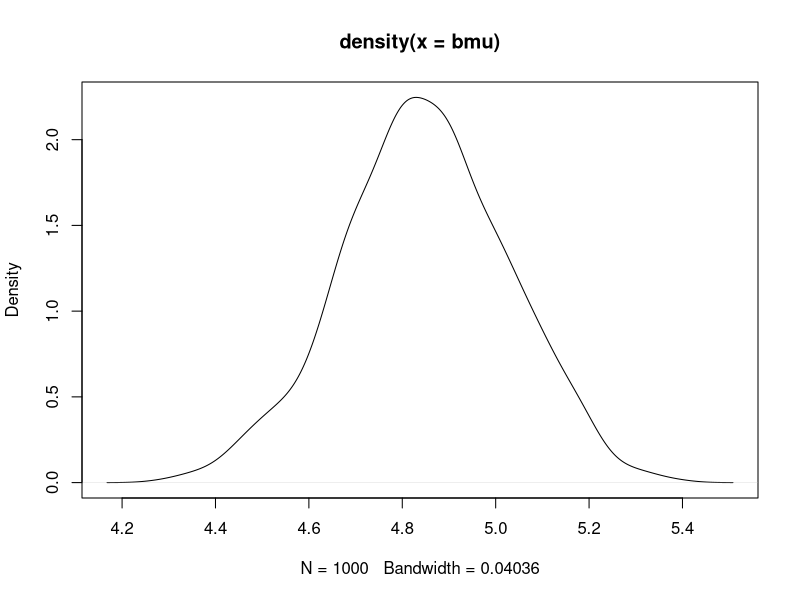
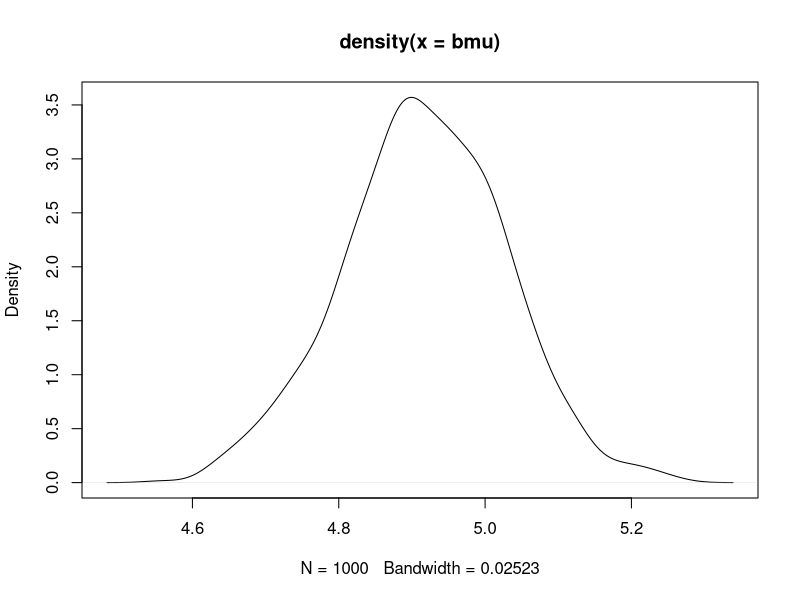
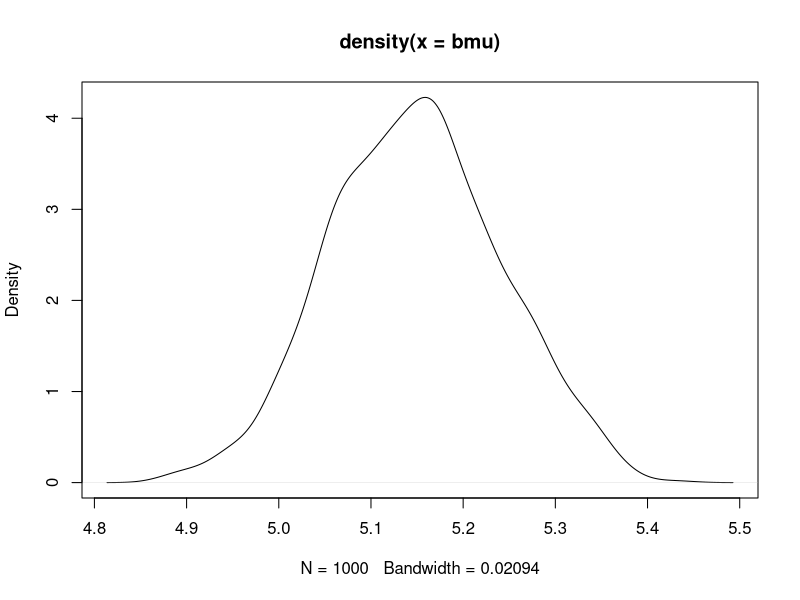

Reproduce these figures in R, in order.
## ---- chunk 1
knitr::opts_chunk$set(echo = TRUE)
## ---- chunk 2
N<-100
metasample<-rnorm(N,5,2)
bmu<-numeric(1000)
for (i in 1:1000) {
  rndno<-as.integer(runif(N)*N)+1
  smp<-metasample[rndno]
  bmu[i]<-mean(smp)
}
p<-density(bmu)
plot(p)
## ---- chunk 3
N<-300
metasample<-rnorm(N,5,2)
bmu<-numeric(1000)
for (i in 1:1000) {
  rndno<-as.integer(runif(N)*N)+1
  smp<-metasample[rndno]
  bmu[i]<-mean(smp)
}
p<-density(bmu)
plot(p)
## ---- chunk 4
N<-500
metasample<-rnorm(N,5,2)
bmu<-numeric(1000)
for (i in 1:1000) {
  rndno<-as.integer(runif(N)*N)+1
  smp<-metasample[rndno]
  bmu[i]<-mean(smp)
}
p<-density(bmu)
plot(p)
